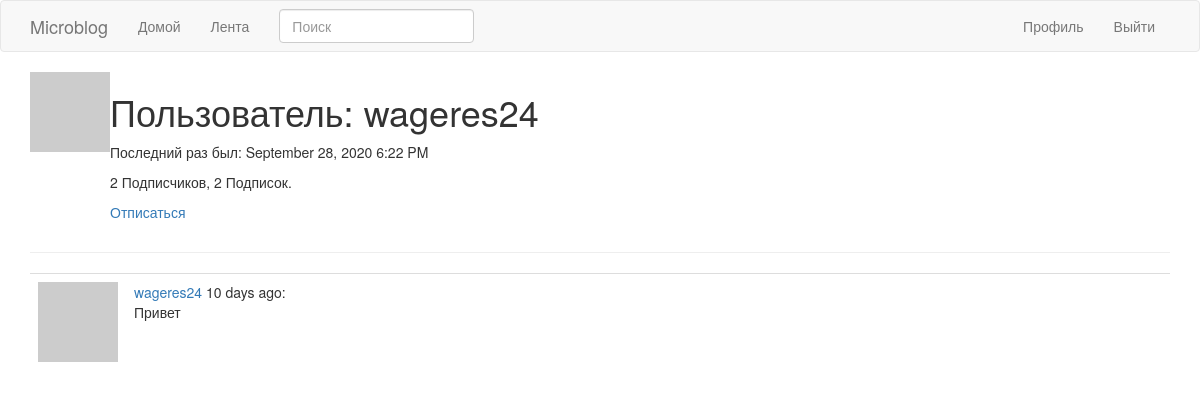
Screenshot of /user/wageres24 (signed in) with the database file from the repository.
### app/models.py (models this page shows, shortened)
class User(UserMixin,db.Model):
	id = db.Column(db.Integer, primary_key=True)
	username = db.Column(db.String(64), index=True, unique=True)
	email = db.Column(db.String(120), index=True, unique=True)
	password_hash = db.Column(db.String(128))
	posts = db.relationship('Post', backref='author', lazy='dynamic')
	about_me = db.Column(db.String(140))
	last_seen = db.Column(db.DateTime,default=datetime.utcnow)
	followed = db.relationship(
        'User', secondary=followers,
        primaryjoin=(followers.c.follower_id == id),
        secondaryjoin=(followers.c.followed_id == id),
        backref=db.backref('followers', lazy='dynamic'), lazy='dynamic')
	def avatar(self,size):
		digest = md5(self.email.lower().encode('utf-8')).hexdigest()
		return 'https://www.gravatar.com/avatar/{}?d=identicon&s={}'.format(
            digest, size)
	def is_following(self,user):
		return self.followed.filter(
			followers.c.followed_id == user.id).count() > 0

class SearchableMixin(object):
	@classmethod
	def before_commit(cls, session):
		session._changes = {
            'add': list(session.new),
            'update': list(session.dirty),
            'delete': list(session.deleted)
        }
	@classmethod
	def after_commit(cls, session):
		for obj in session._changes['add']:
			if isinstance(obj, SearchableMixin):
				add_to_index(obj.__tablename__, obj)
		for obj in session._changes['update']:
			if isinstance(obj, SearchableMixin):
				add_to_index(obj.__tablename__, obj)
		for obj in session._changes['delete']:
			if isinstance(obj, SearchableMixin):
				remove_from_index(obj.__tablename__, obj)
		session._changes = None

class Post(SearchableMixin,db.Model):
	__searchable__ = ['body']
	id = db.Column(db.Integer, primary_key=True)
	body = db.Column(db.String(140))
	timestamp = db.Column(db.DateTime, index=True, default=datetime.utcnow)
	user_id = db.Column(db.Integer, db.ForeignKey('user.id'))

### app/main/routes.py (the view)
@bp.route('/user/<username>')
@login_required
def user(username):
	user = User.query.filter_by(username=username).first_or_404()
	page = request.args.get('page', 1, type=int)
	posts = user.posts.order_by(Post.timestamp.desc()).paginate(
			page,current_app.config['POSTS_PER_PAGE'],False)
	next_url = (url_for('main.user',username=user.username, page=posts.next_num)
				if posts.has_next else None)
	prev_url = (url_for('main.user',username=user.username, page=posts.prev_num)
				if posts.has_prev else None)
	return render_template('user.html', user=user, posts=posts.items,
							next_url=next_url,prev_url=prev_url)

### app/main/forms.py
class SearchForm(FlaskForm):
	q = StringField('Поиск', validators=[DataRequired()])
	def __init__(self,*args,**kwargs):
		if "formdata" not in kwargs:
			kwargs['formdata'] = request.args#определяет, откуда Flask-WTF получает формы
		if 'csrf_enabled' not in kwargs:
			kwargs['csrf_enabled'] = False#CSRF - защита
		super(SearchForm, self).__init__(*args, **kwargs)

### app/main/routes.py (called while the page is built)
@bp.before_request
def before_request():
	if current_user.is_authenticated:
		current_user.last_seen = datetime.utcnow()
		db.session.commit()
		g.search_form = SearchForm()

### app/models.py (called while the page is built)
@login.user_loader
def load_user(id):
	return User.query.get(int(id))

### app/templates/user.html (shortened to what this page needs)
{% extends "base.html" %}
{% block app_content %}
     <table>
        <tr valign="top">
            <td><img src="{{ user.avatar(128) }}"></td>
            <td>
                <h1>Пользователь: {{ user.username }}</h1>
                {% if user.last_seen %}
                <p>Последний раз был: {{ moment(user.last_seen).format('LLL') }}</p>
                {% endif %}
                <p>{{ user.followers.count() }} Подписчиков, {{ user.followed.count() }} Подписок.</p>
                {% if user == current_user %}
                <p><a href="{{ url_for('main.edit_profile') }}">Редактировать профиль</a></p>
                {% elif not current_user.is_following(user)%}
                <p><a href="{{ url_for('main.follow', username=user.username) }}">Подписаться</a></p>
                {% else %}
                <p><a href="{{ url_for('main.unfollow', username=user.username) }}">Отписаться</a></p>
            	{% endif %}
            </td>
        </tr>
    </table>
    <hr>
    {% for post in posts %}
    {% include '_post.html' %}
	{% endfor %}
{% endblock %}

### app/templates/_post.html
<table class="table table-hover">
    <tr>
        <td width="70px">
            <a href="{{ url_for('main.user', username=post.author.username) }}">
                <img src="{{ post.author.avatar(70) }}" />
            </a>
        </td>
        <td>
            <a href="{{ url_for('main.user', username=post.author.username) }}">
                {{ post.author.username }}
            </a>
            {{ moment(post.timestamp).fromNow() }}:
            <br>
            {{ post.body }}
        </td>
    </tr>
</table>

### rows the page displays
User: username "wageres24", last_seen "September 28, 2020 6:22 PM"
Post: author.username "wageres24", timestamp "10 days ago", body "Привет"

### other values shown
{{ user.followers.count() }} "2"
{{ user.followed.count() }} "2"
